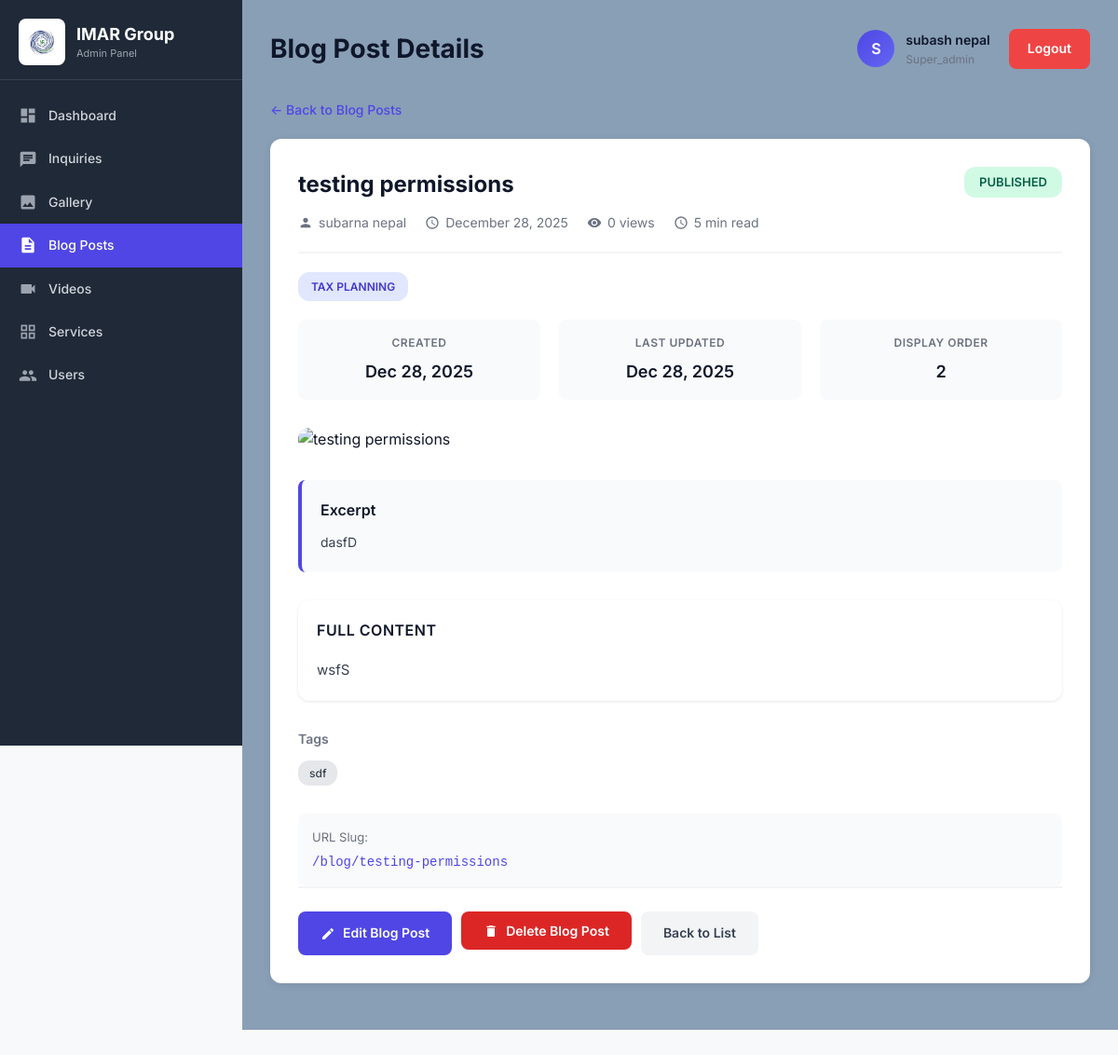
Page /admin/BLOG_CODE/view-blog.php?id=13 (signed in) on the committed database.
### tables this page shows
CREATE TABLE `blog_posts` (
  `id` int(11) NOT NULL,
  `title` varchar(255) NOT NULL,
  `slug` varchar(255) NOT NULL,
  `excerpt` text DEFAULT NULL,
  `content` longtext NOT NULL,
  `featured_image` varchar(500) DEFAULT NULL,
  `thumbnail` varchar(500) DEFAULT NULL,
  `category` varchar(50) NOT NULL,
  `author` varchar(100) NOT NULL,
  `tags` varchar(255) DEFAULT NULL,
  `status` enum('draft','published','archived') DEFAULT 'draft',
  `views` int(11) DEFAULT 0,
  `read_time` int(11) DEFAULT 5,
  `is_featured` tinyint(1) DEFAULT 0,
  `display_order` int(11) DEFAULT 0,
  `meta_title` varchar(255) DEFAULT NULL,
  `meta_description` text DEFAULT NULL,
  `published_date` date DEFAULT NULL,
  `created_by` int(11) DEFAULT NULL,
  `created_at` timestamp NOT NULL DEFAULT current_timestamp(),
  `updated_at` timestamp NOT NULL DEFAULT current_timestamp() ON UPDATE current_timestamp()
);

### admin/includes/avatar-helper.php (called while the page is built, shortened)
<?php
function getAvatarPath($avatar, $currentFilePath = null) {
    $scriptPath = $_SERVER['SCRIPT_FILENAME'];
    $adminPos = strpos($scriptPath, '/admin/');
    if ($adminPos !== false) {
        $afterAdmin = substr($scriptPath, $adminPos + 7);
        $depth = substr_count($afterAdmin, '/') + substr_count($afterAdmin, '\\');
    } else {
        $depth = 0;
    }
    if ($depth === 0) {
        $relativePath = '../uploads/avatars/' . $avatar;
        $filesystemPath = $currentFilePath . '/../uploads/avatars/' . $avatar;
    } else {
        $filesystemPath = $currentFilePath . '/../../uploads/avatars/' . $avatar;
    }
    return null;
}
function getCurrentUserAvatar($conn, $userId) {
    $stmt = $conn->prepare("SELECT name, email, avatar, role FROM admin_users WHERE id = ?");
    $stmt->bind_param("i", $userId);
    $stmt->execute();
    $result = $stmt->get_result();
    if ($row = $result->fetch_assoc()) {
        return $row;
    }
    return null;
}
?>

### admin/BLOG_CODE/view-blog.php (the view, shortened to what this page needs)
<?php
require_once '../../config/config.php';
require_once __DIR__ . '/../includes/avatar-helper.php';
$admin_id = $_SESSION['admin_id'];
$currentUser = getCurrentUserAvatar($conn, $admin_id);
$admin_name = $currentUser['name'] ?? $_SESSION['admin_name'] ?? 'Admin';
$admin_role = $currentUser['role'] ?? $_SESSION['admin_role'] ?? 'editor';
$admin_avatar = $currentUser['avatar'] ?? null;
$admin_initials = strtoupper(substr($admin_name, 0, 1));
$avatarUrl = getAvatarPath($admin_avatar, __DIR__);
$blog_id = $_GET['id'] ?? 0;
$stmt = $conn->prepare("SELECT * FROM blog_posts WHERE id = ?");
$stmt->bind_param("i", $blog_id);
$stmt->execute();
$result = $stmt->get_result();
$blog_post = $result->fetch_assoc();
?>
<!DOCTYPE html>
<html lang="en">
<head>
    <link rel="stylesheet" href="../../css/styles.css">
    <link rel="stylesheet" href="../../css/dashboard.css">
</head>
<body>
    <div class="dashboard">
    <?php include __DIR__ . '/../includes/sidebar.php'; ?>
    <div class="main-content">
        <div class="dashboard-header">
            <h1>Blog Post Details</h1>
            <div class="header-actions">
                <div class="user-info">
<div class="user-avatar">
<?php if ($avatarUrl): ?>
<img src="<?php echo htmlspecialchars($avatarUrl); ?>"
          alt="<?php echo htmlspecialchars($admin_name); ?>"
          onerror="this.outerHTML='<span><?php echo $admin_initials; ?></span>';">
          <?php else: ?>
          <?php echo $admin_initials; ?>
          <?php endif; ?>
</div>
<div>
                        <div style="font-weight: 600; font-size: 14px;"><?php echo htmlspecialchars($admin_name); ?></div>
                        <div style="font-size: 12px; color: #6b7280;"><?php echo ucfirst($admin_role); ?></div>
                    </div>
                </div>
                <a href="../logout.php" class="logout-btn">Logout</a>
            </div>
        </div>
        <div class="blog-detail-container">
            <a href="blog.php" class="back-link">&larr; Back to Blog Posts</a>
            <div class="blog-card">
                <div class="blog-header">
                    <div class="blog-title">
                        <h2><?php echo htmlspecialchars($blog_post['title']); ?></h2>
                        <div class="blog-meta">
                            <span>
                                <svg width="16" height="16" viewBox="0 0 24 24" fill="currentColor">
                                    <path d="M12 12c2.21 0 4-1.79 4-4s-1.79-4-4-4-4 1.79-4 4 1.79 4 4 4zm0 2c-2.67 0-8 1.34-8 4v2h16v-2c0-2.66-5.33-4-8-4z"/>
                                </svg>
                                <?php echo htmlspecialchars($blog_post['author']); ?>
                            </span>
                            <span>
                                <svg width="16" height="16" viewBox="0 0 24 24" fill="currentColor">
                                    <path d="M11.99 2C6.47 2 2 6.48 2 12s4.47 10 9.99 10C17.52 22 22 17.52 22 12S17.52 2 11.99 2zM12 20c-4.42 0-8-3.58-8-8s3.58-8 8-8 8 3.58 8 8-3.58 8-8 8zm.5-13H11v6l5.25 3.15.75-1.23-4.5-2.67z"/>
                                </svg>
                                <?php echo date('F d, Y', strtotime($blog_post['published_date'])); ?>
                            </span>
                            <span>
                                <svg width="16" height="16" viewBox="0 0 24 24" fill="currentColor">
                                    <path d="M12 4.5C7 4.5 2.73 7.61 1 12c1.73 4.39 6 7.5 11 7.5s9.27-3.11 11-7.5c-1.73-4.39-6-7.5-11-7.5zM12 17c-2.76 0-5-2.24-5-5s2.24-5 5-5 5 2.24 5 5-2.24 5-5 5zm0-8c-1.66 0-3 1.34-3 3s1.34 3 3 3 3-1.34 3-3-1.34-3-3-3z"/>
                                </svg>
                                <?php echo number_format($blog_post['views']); ?> views
                            </span>
                            <span>
                                <svg width="16" height="16" viewBox="0 0 24 24" fill="currentColor">
                                    <path d="M11.99 2C6.47 2 2 6.48 2 12s4.47 10 9.99 10C17.52 22 22 17.52 22 12S17.52 2 11.99 2zM12 20c-4.42 0-8-3.58-8-8s3.58-8 8-8 8 3.58 8 8-3.58 8-8 8zm.5-13H11v6l5.25 3.15.75-1.23-4.5-2.67z"/>
                                </svg>
                                <?php echo $blog_post['read_time']; ?> min read
                            </span>
                        </div>
                    </div>
                    <span class="status-badge <?php echo $blog_post['status']; ?>">
                        <?php echo ucfirst($blog_post['status']); ?>
                    </span>
                </div>
                <div class="badge-row">
                    <span class="badge badge-category"><?php echo ucfirst(str_replace('-', ' ', $blog_post['category'])); ?></span>
                </div>
                <div class="info-grid">
                    <div class="info-item">
                        <label>Created</label>
                        <value><?php echo date('M d, Y', strtotime($blog_post['created_at'])); ?></value>
                    </div>
                    <div class="info-item">
                        <label>Last Updated</label>
                        <value><?php echo date('M d, Y', strtotime($blog_post['updated_at'])); ?></value>
                    </div>
                    <div class="info-item">
                        <label>Display Order</label>
                        <value><?php echo $blog_post['display_order']; ?></value>
                    </div>
                </div>
                <?php if ($blog_post['featured_image']): ?>
                <div class="featured-image-section">
                    <img src="../../../Imar-Group-Website/<?php echo htmlspecialchars($blog_post['featured_image']); ?>"
                         alt="<?php echo htmlspecialchars($blog_post['title']); ?>"
                         onerror="this.src='../assets/placeholder.jpg'">
                </div>
                <?php endif; ?>
                <?php if ($blog_post['excerpt']): ?>
                <div class="excerpt-section">
                    <h3>Excerpt</h3>
                    <p><?php echo htmlspecialchars($blog_post['excerpt']); ?></p>
                </div>
                <?php endif; ?>
                <div class="content-section">
                    <h3>Full Content</h3>
                    <div class="blog-content">
                        <?php echo $blog_post['content']; ?>
                    </div>
                </div>
                <?php if ($blog_post['tags']): ?>
                <div class="tags-section">
                    <h3 style="font-size: 14px; font-weight: 600; margin-bottom: 12px; color: #6b7280;">Tags</h3>
                    <div class="tags-list">
                        <?php
                        $tags = explode(',', $blog_post['tags']);
                        foreach ($tags as $tag):
                        ?>
                            <span class="tag-item"><?php echo htmlspecialchars(trim($tag)); ?></span>
                        <?php endforeach; ?>
                    </div>
                </div>
                <?php endif; ?>
                <div style="background: #f9fafb; padding: 15px; border-radius: 8px; margin-top: 20px;">
                    <div style="font-size: 13px; color: #6b7280; margin-bottom: 5px;">URL Slug:</div>
                    <div style="font-size: 14px; color: #4f46e5; font-weight: 500; font-family: monospace;">
                        /blog/<?php echo htmlspecialchars($blog_post['slug']); ?>
                    </div>
                </div>
                <div class="action-section">
                    <div class="btn-group">
                        <a href="edit-blog.php?id=<?php echo $blog_post['id']; ?>" class="btn btn-primary">
                            <svg width="16" height="16" viewBox="0 0 24 24" fill="currentColor">
                                <path d="M3 17.25V21h3.75L17.81 9.94l-3.75-3.75L3 17.25zM20.71 7.04c.39-.39.39-1.02 0-1.41l-2.34-2.34c-.39-.39-1.02-.39-1.41 0l-1.83 1.83 3.75 3.75 1.83-1.83z"/>
                            </svg>
                            Edit Blog Post
                        </a>
                        <?php if ($admin_role !== 'editor'): ?>
                        <form method="POST" onsubmit="return confirm('Are you sure you want to delete this blog post? This action cannot be undone.');" style="display: inline;">
                            <button type="submit" name="delete_blog" class="btn btn-delete">
                                <svg width="16" height="16" viewBox="0 0 24 24" fill="currentColor">
                                    <path d="M6 19c0 1.1.9 2 2 2h8c1.1 0 2-.9 2-2V7H6v12zM19 4h-3.5l-1-1h-5l-1 1H5v2h14V4z"/>
                                </svg>
                                Delete Blog Post
                            </button>
                        </form>
                        <?php endif; ?>
                        <a href="blog.php" class="btn btn-secondary">
                            Back to List
                        </a>
                    </div>
                </div>
            </div>
        </div>
    </div>
</div>
</body>
</html>

### css/styles.css (style rules this page uses)
* { margin: 0; padding: 0; box-sizing: border-box; font-family: 'Inter', -apple-system, BlinkMacSystemFont, 'Segoe UI', sans-serif; }
body { background-color: #f8f9fa; color: #0f172a; line-height: 1.6; }
a { text-decoration: none; color: inherit; }
.dashboard { display: flex; min-height: 100vh; background-color: #f8f9fa; }
.main-content { flex: 1; padding: 30px; background-color: #899fb6; overflow-y: auto; }
.dashboard-header { display: flex; justify-content: space-between; align-items: center; margin-bottom: 30px; flex-wrap: wrap; gap: 15px; }
.dashboard-header h1 { font-size: 28px; font-weight: 700; color: #0f172a; }
.header-actions { display: flex; align-items: center; gap: 20px; }
.user-info { display: flex; align-items: center; gap: 12px; }
.user-avatar { width: 40px; height: 40px; background: linear-gradient(135deg, #4f46e5 0%, #6366f1 100%); color: #ffffff; border-radius: 50%; display: flex; align-items: center; justify-content: center; font-weight: 600; font-size: 16px; }
.logout-btn { padding: 10px 20px; border: none; border-radius: 8px; background-color: #ef4444; color: #ffffff; cursor: pointer; font-size: 14px; font-weight: 600; transition: background 0.3s; }
.content-section { background: #ffffff; padding: 20px; border-radius: 12px; box-shadow: 0 1px 3px rgba(0, 0, 0, 0.1); margin-bottom: 20px; }
.btn-delete { background-color: #dc2626 !important; color: white !important; }
.btn-group { display: flex; gap: 10px; flex-wrap: wrap; }
.user-avatar { width: 40px; height: 40px; border-radius: 50%; background: linear-gradient(135deg, #4f46e5 0%, #6366f1 100%); color: white; display: flex; align-items: center; justify-content: center; font-weight: 600; font-size: 16px; overflow: hidden; flex-shrink: 0; }

### css/dashboard.css (style rules this page uses)
.btn-delete { background-color: #dc2626 !important; color: white !important; }
.btn-group { display: flex; gap: 10px; flex-wrap: wrap; }

### rows in the picture
blog_posts: title "testing permissions", author "subarna nepal", published_date "December 28, 2025", views "0", read_time "5", status "PUBLISHED", category "TAX PLANNING", created_at "Dec 28, 2025", updated_at "Dec 28, 2025", display_order "2", excerpt "dasfD", content "wsfS", tags "sdf", slug "testing-permissions"

### other values in the picture
$admin_initials "S"
$admin_name "subash nepal"
$admin_role "Super_admin"
